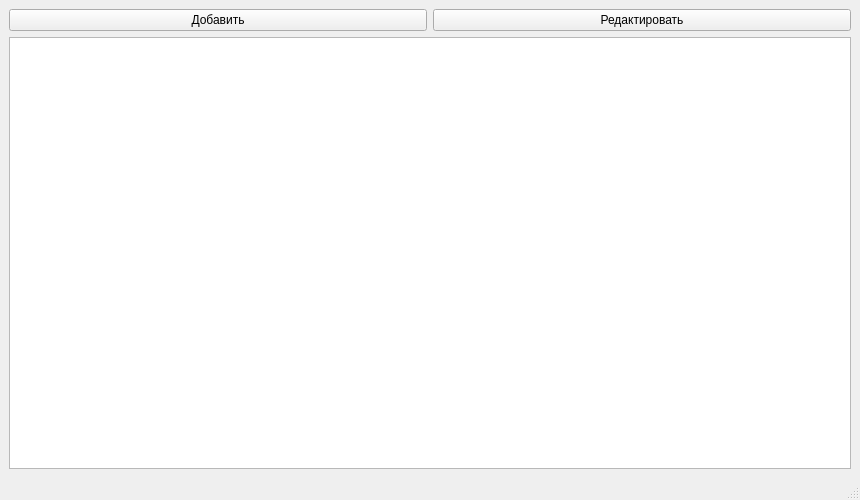
<?xml version="1.0" encoding="UTF-8"?>
<ui version="4.0">
 <class>MainWindow</class>
 <widget class="QMainWindow" name="MainWindow">
  <property name="geometry">
   <rect>
    <x>0</x>
    <y>0</y>
    <width>860</width>
    <height>500</height>
   </rect>
  </property>
  <property name="windowTitle">
   <string>Капучино</string>
  </property>
  <widget class="QWidget" name="centralwidget">
   <layout class="QVBoxLayout" name="verticalLayout">
    <item>
     <layout class="QHBoxLayout" name="buttonLayout">
      <item>
       <widget class="QPushButton" name="addButton">
        <property name="text">
         <string>Добавить</string>
        </property>
       </widget>
      </item>
      <item>
       <widget class="QPushButton" name="editButton">
        <property name="text">
         <string>Редактировать</string>
        </property>
       </widget>
      </item>
     </layout>
    </item>
    <item>
     <widget class="QTableWidget" name="tableWidget"/>
    </item>
   </layout>
  </widget>
  <widget class="QMenuBar" name="menubar">
   <property name="geometry">
    <rect>
     <x>0</x>
     <y>0</y>
     <width>860</width>
     <height>22</height>
    </rect>
   </property>
  </widget>
  <widget class="QStatusBar" name="statusbar"/>
 </widget>
 <resources/>
 <connections/>
</ui>
